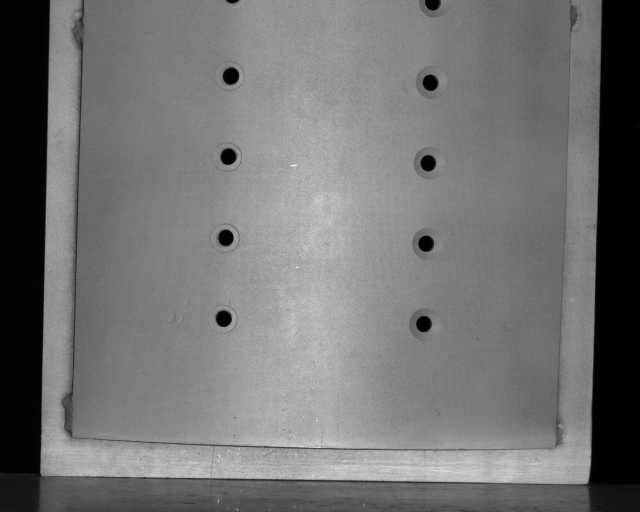
#> input picture code1/corecode2/testrongheda/L/4.bmp, 1280 x 1024 px, found by its file name (shown at 1/2 size)
$ python method01.py
#> lines starting #> are read from the running program, lines starting #| are printed output that depends on the picture; after the words box and inside, x2 and y2 are one past the last pixel; in counts of white or black regions, pixels touching at a corner belong together
import cv2
import numpy as np
import matplotlib.pyplot as plt

img= cv2.imread('D://xiaoban//weizhi1//xiaoban8//1zao//4.bmp')
#> img is the input picture: shape (1024, 1280, 3); min 0, max 243, mean 114.4
gray = cv2.cvtColor(img,cv2.COLOR_BGR2GRAY)
# print(gray)
_,thres = cv2.threshold(gray, 50,260, cv2.THRESH_TOZERO)
res = cv2.Canny(thres, 100, 200, L2gradient=True)
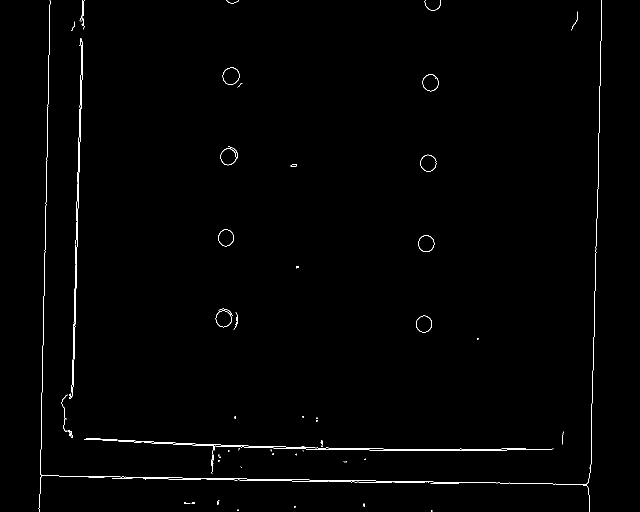
#> res: shape (1024, 1280) (shown at 1/2 size); 0.69% white in thin lines or dots, all inside (x1, y1, x2, y2) = (77, 0, 1204, 1024)
# [5 lines of commented-out code are left out]
circle1 = cv2.HoughCircles(res,cv2.HOUGH_GRADIENT,1,10,param1=4,param2=36,minRadius=23,maxRadius=50)
#> circle1 = None
print(circle1)
#| None
#> (the run stopped early here; a loop or call above may not have finished)

$ run again, with code1/corecode2/testrongheda/L/1.bmp copied over code1/corecode2/testrongheda/L/4.bmp
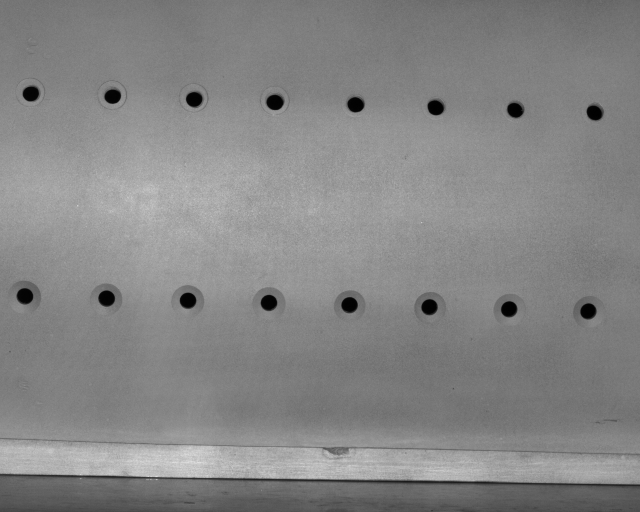
#> input picture code1/corecode2/testrongheda/L/1.bmp, 1280 x 1024 px, found by its file name (shown at 1/2 size)
#> img is the input picture: shape (1024, 1280, 3); min 0, max 243, mean 133.5
#> `res = cv2.Canny(thres, 100, 200, L2gradient=True)`:
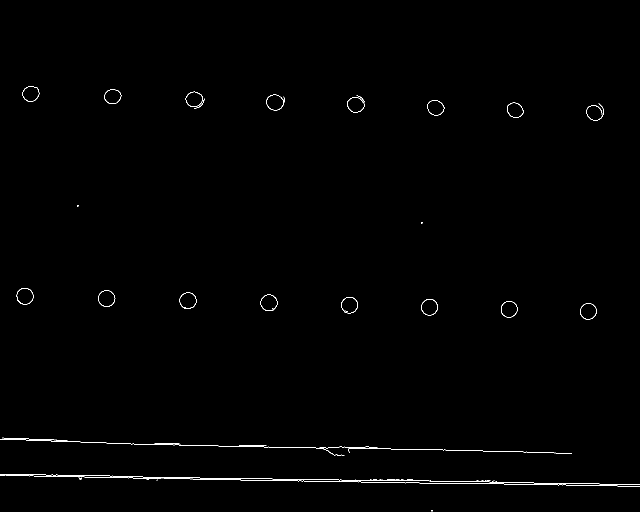
#> res: shape (1024, 1280) (shown at 1/2 size); 0.47% white in thin lines or dots, all inside (x1, y1, x2, y2) = (0, 172, 1280, 1023)
#> circle1 = None
#| None

$ run again, with code1/corecode2/testrongheda/L/2.bmp copied over code1/corecode2/testrongheda/L/4.bmp
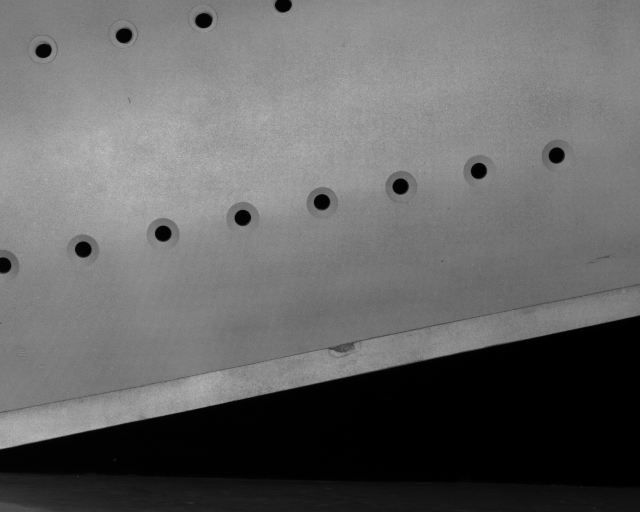
#> input picture code1/corecode2/testrongheda/L/2.bmp, 1280 x 1024 px, found by its file name (shown at 1/2 size)
#> img is the input picture: shape (1024, 1280, 3); min 0, max 233, mean 101.6
#> `_,thres = cv2.threshold(gray, 50,260, cv2.THRESH_TOZERO)`:
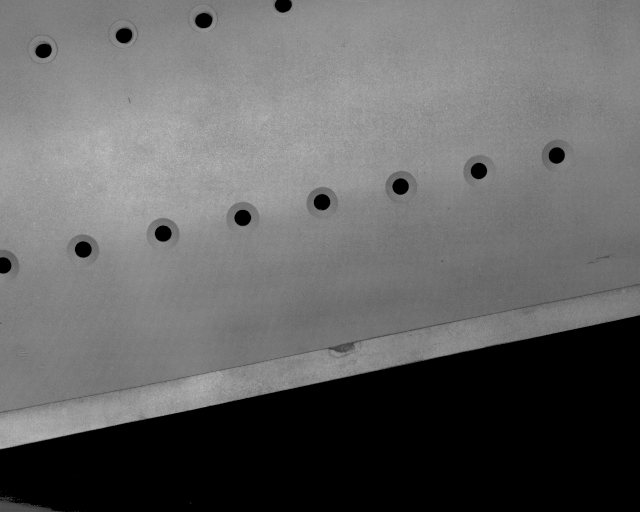
#> thres: shape (1024, 1280) (shown at 1/2 size); min 0, max 233, mean 99.9
#> `res = cv2.Canny(thres, 100, 200, L2gradient=True)`:
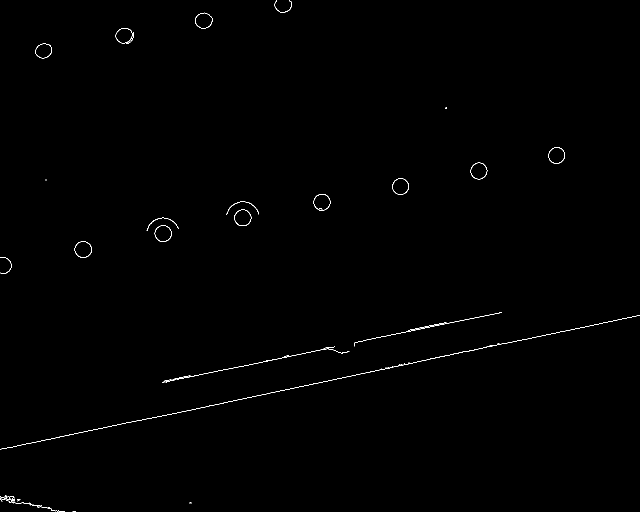
#> res: shape (1024, 1280) (shown at 1/2 size); 0.31% white in thin lines or dots
#> circle1 = None
#| None
